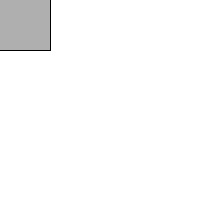
Frame 1 (no input)
Frame 60 (the mouse pressed at the canvas centre just before this capture): identical to frame 1, image omitted
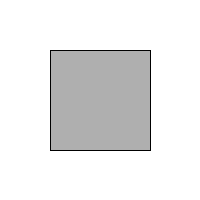
Frame 120 (the mouse held since frame 60 and released just before this capture)

The Processing sketch that drew these frames (run headless with seeded random() and noise(); from frame 60 on, the mouse is pressed at the canvas centre):

// Processing sketch: _04_mousexy
// ── _04_mousexy.pde
void setup(){
  size(200,200);
}
void draw(){
  background(255);
  stroke(0);
  fill(175);
  rectMode(CENTER);
  rect(mouseX,mouseY,100,100);//get mouse coordinates
}
